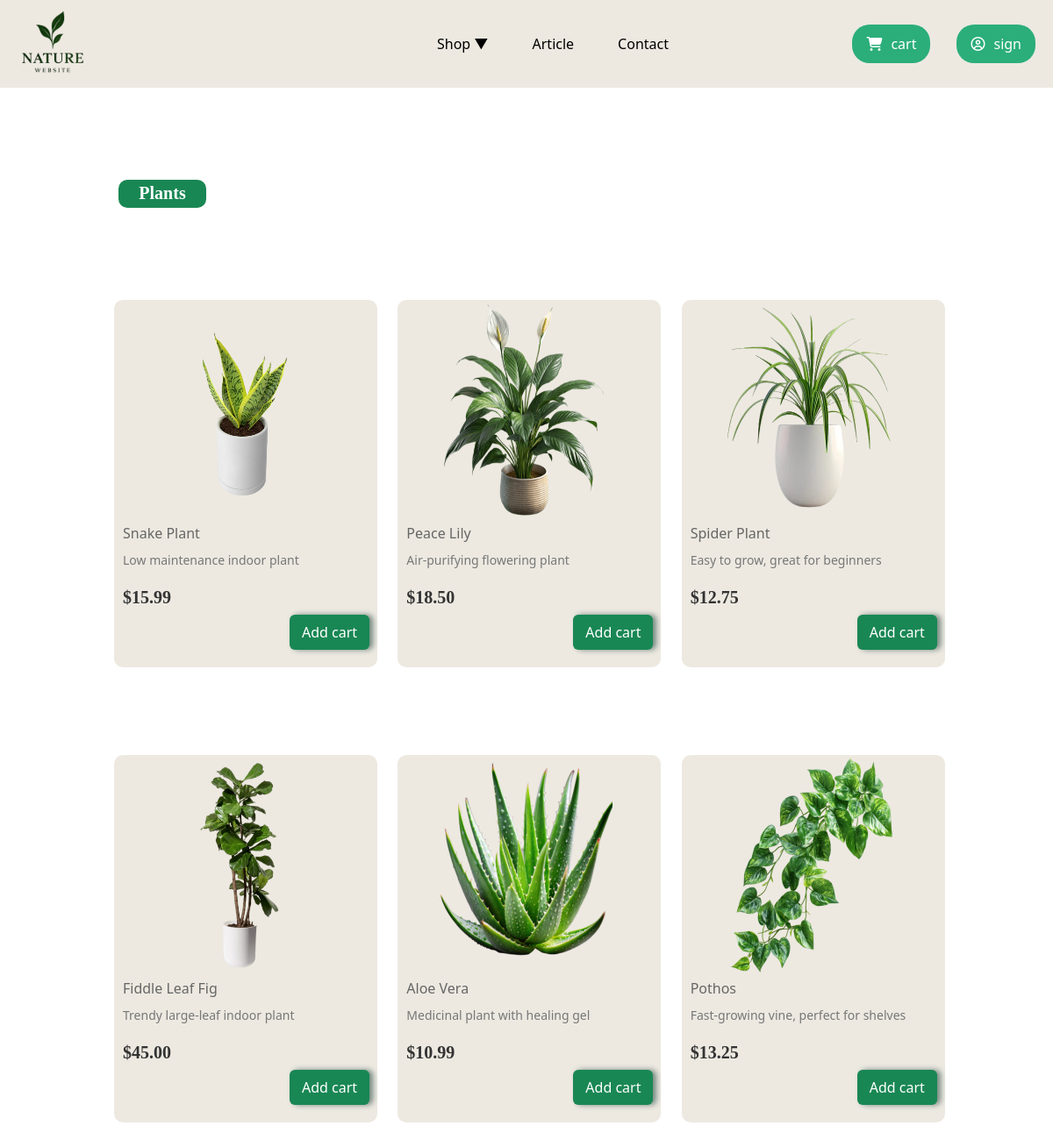
The app's page /html/plants.php with its own data.
### tables this page shows
CREATE TABLE IF NOT EXISTS `plants` (
  `id` int NOT NULL AUTO_INCREMENT,
  `title` varchar(100) NOT NULL,
  `description` text,
  `price` decimal(10,2) NOT NULL,
  `image_url` varchar(255) DEFAULT NULL,
  `stock` int DEFAULT '0',
  `created_at` timestamp NULL DEFAULT CURRENT_TIMESTAMP,
  PRIMARY KEY (`id`)
);

### html/plants.php (the view, shortened to what this page needs)
<?php
require_once __DIR__ . '/../php/db.php';
$stmt = $pdo->query("SELECT id, title, description, price, image_url FROM plants ORDER BY id");
$products = $stmt->fetchAll();
?>
<!DOCTYPE html>
<html lang="en">
<head>
  <link rel="stylesheet" href="../css/list.css">
      <link href="https://cdn.jsdelivr.net/npm/bootstrap@5.1.3/dist/css/bootstrap.min.
css" rel="stylesheet">
</head>
<body>
<?php
include('nav.php');
?>
<h2 class="title"> <span class="badge bg-success">Plants</span></h2>
<div id="mainGrid">
  <?php foreach ($products as $p): ?>
    <div class="product">
      <img src="<?= htmlspecialchars($p['image_url']) ?>" alt="<?= htmlspecialchars($p['title']) ?>">
      <h4><?= htmlspecialchars($p['title']) ?></h4>
      <p class="desc"><?php echo $p['description']; ?></p>
      <h3>$<?= number_format($p['price'], 2) ?></h3>
      <form action="add_to_cart.php" method="post">
        <button class="btn btn-success" type="submit" name="add">Add cart</button>
      </form>
    </div>
  <?php endforeach; ?>
</div>
</body>
</html>

### html/nav.php (shortened to what this page needs)
<!DOCTYPE html>
<html lang="en">
<head>
    <link rel="stylesheet" href="../css/nav.css">
     <link rel="stylesheet" href="https://cdnjs.cloudflare.com/ajax/libs/font-awesome/6.4.0/css/all.min.css">
</head>
<body>
<div id="navGrid">
<div id="nav">
<div class="nav-img">
  <a href="home.php">
<img src="../media/nature logo.png" alt="">
  </a>
</div>
  <div class="nav-center">
    <div class="dropdown">
      <button class="dropbtn">Shop ▼</button>
    </div>
    <a href="article.php" class="out-item">Article</a>
    <a href="contact.php" class="out-item">Contact</a>
  </div>
<div class="navBtn">
<a href="cart.php" class="cart"> <i class="fa-solid fa-cart-shopping"></i> cart </a>
<?php if(isset($_SESSION['username'])): ?>
  <a href="profile.php" class="cart">
    <i class="fa-regular fa-circle-user"></i>
    <?php echo htmlspecialchars($_SESSION['username']); ?>
  </a>
<?php else: ?>
  <a href="sign_in.php" class="cart">
    <i class="fa-regular fa-circle-user"></i> sign
  </a>
<?php endif; ?>
</div>
</div>
</div>
</body>
</html>

### css/list.css (style rules this page uses)
#mainGrid { display: grid; grid-template-columns: auto auto auto; grid-gap: 20px0; margin: 100px; margin-left: 130px; }
.product { background-color:#ede9e1; width: 300px; margin-top: 100px; border-radius: 10px; transition: all 0.3s ease; }
.product img { width: 200px; height: 252px; text-align: center; margin-left: 45px; }
.product h4 { margin-left: 10px; font-size: 16px; color: #666; margin-top: 5px; }
.product h3 { margin-left: 10px; margin-top: 20px; font-size: 20px; font-family: 'Times New Roman', Times, serif; font-weight: bold; color: #333; }
.product button { margin-left: 200px; margin-bottom: 20px; padding: 8px 14px; border-radius: 6px; border: none; box-shadow: 4px 0px 6px #71877e; color: white; cursor: pointer; transition: background 0.3s ease; }
.title { margin-left: 130px; position: relative; top: 100px; border-radius: 999px; width: 100px; text-align: center; padding: 5px; color: white; font-size: 20px; }
.title span { padding: 5px; font-size: 20px; font-family: 'Times New Roman', Times, serif; font-weight: 600; border-radius: 10px; width: 100px; height: 32px; }
.product .desc { margin: 10px; font-size: 14px; color: #777; }

### css/nav.css (style rules this page uses)
#navGrid { display: grid; grid-template-areas: "nav nav nav"; }
body { margin: 0px; box-sizing: border-box; }
#nav { background-color:#ede9e1; width: 100%; height: 100%; grid-area: nav; display: flex; align-items: center; justify-content: space-between; }
.nav-img img { width: 100px; height: 100px; position: relative; left: 10px; }
.navBtn { position: absolute; right: 20px; display: flex; gap: 30px; }
.navBtn a { color: white !important; }
.cart { background-color: #2BAE7A; color: white; border: none; padding: 10px 16px; border-radius: 20px; font-size: 16px; align-items: center; gap: 10px; display: flex; text-decoration: none; }
.cart i { color: white; }
.nav-center { display: flex; justify-content: center; align-items: center; gap: 30px; flex: 1; position: relative; right: 20px; }
.dropdown { position: relative; }
.dropbtn { background: none; border: none; font-size: 16px; cursor: pointer; padding: 10px; transition: transform .50s ease, box-shadow .35s ease, filter .35s ease; }
.out-item { text-decoration: none; color: black; transition: transform .50s ease, box-shadow .35s ease, filter .35s ease; padding: 10px; }

### records on screen
plants: image_url (picture), title "Snake Plant", description "Low maintenance indoor plant", price "15.99"
plants: image_url (picture), title "Peace Lily", description "Air-purifying flowering plant", price "18.50"
plants: image_url (picture), title "Spider Plant", description "Easy to grow, great for beginners", price "12.75"
plants: image_url (picture), title "Fiddle Leaf Fig", description "Trendy large-leaf indoor plant", price "45.00"
plants: image_url (picture), title "Aloe Vera", description "Medicinal plant with healing gel", price "10.99"
plants: image_url (picture), title "Pothos", description "Fast-growing vine, perfect for shelves", price "13.25"
